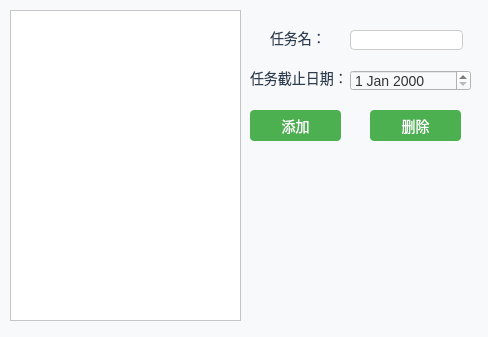
<?xml version="1.0" encoding="UTF-8"?>
<ui version="4.0">
 <class>tdlist</class>
 <widget class="QWidget" name="tdlist">
  <property name="geometry">
   <rect>
    <x>0</x>
    <y>0</y>
    <width>488</width>
    <height>337</height>
   </rect>
  </property>
  <property name="windowTitle">
   <string>Form</string>
  </property>
  <property name="styleSheet">
   <string notr="true">
    QWidget {
        font-family: &quot;Microsoft YaHei&quot;;
        font-size: 14px;
        color: #333333;
        background-color: #f7f9fb;
    }

    QPushButton {
        background-color: #4CAF50;
        color: white;
        padding: 6px 12px;
        border: none;
        border-radius: 4px;
    }

    QPushButton:hover {
        background-color: #45a049;
    }

    QLineEdit {
        border: 1px solid #ccc;
        padding: 4px;
        border-radius: 4px;
        background-color: #ffffff;
    }

    QLabel {
        color: #2c3e50;
    }

    QTableWidget {
        background-color: white;
        gridline-color: #dcdcdc;
        selection-background-color: #cceeff;
    }

    QHeaderView::section {
        background-color: #e0e0e0;
        padding: 4px;
        border: 1px solid #dcdcdc;
    }</string>
  </property>
  <widget class="QLabel" name="label_2">
   <property name="geometry">
    <rect>
     <x>250</x>
     <y>70</y>
     <width>101</width>
     <height>16</height>
    </rect>
   </property>
   <property name="text">
    <string>任务截止日期：</string>
   </property>
  </widget>
  <widget class="QLabel" name="label">
   <property name="geometry">
    <rect>
     <x>270</x>
     <y>30</y>
     <width>71</width>
     <height>16</height>
    </rect>
   </property>
   <property name="text">
    <string>任务名：</string>
   </property>
  </widget>
  <widget class="QPushButton" name="td_del">
   <property name="geometry">
    <rect>
     <x>370</x>
     <y>110</y>
     <width>91</width>
     <height>31</height>
    </rect>
   </property>
   <property name="text">
    <string>删除</string>
   </property>
  </widget>
  <widget class="QLineEdit" name="tname">
   <property name="geometry">
    <rect>
     <x>350</x>
     <y>30</y>
     <width>113</width>
     <height>20</height>
    </rect>
   </property>
  </widget>
  <widget class="QDateEdit" name="td_ddl">
   <property name="geometry">
    <rect>
     <x>350</x>
     <y>70</y>
     <width>121</width>
     <height>21</height>
    </rect>
   </property>
  </widget>
  <widget class="QTableWidget" name="tdl_weight">
   <property name="geometry">
    <rect>
     <x>10</x>
     <y>10</y>
     <width>231</width>
     <height>311</height>
    </rect>
   </property>
  </widget>
  <widget class="QPushButton" name="td_add">
   <property name="geometry">
    <rect>
     <x>250</x>
     <y>110</y>
     <width>91</width>
     <height>31</height>
    </rect>
   </property>
   <property name="text">
    <string>添加</string>
   </property>
  </widget>
 </widget>
 <resources/>
 <connections/>
</ui>
